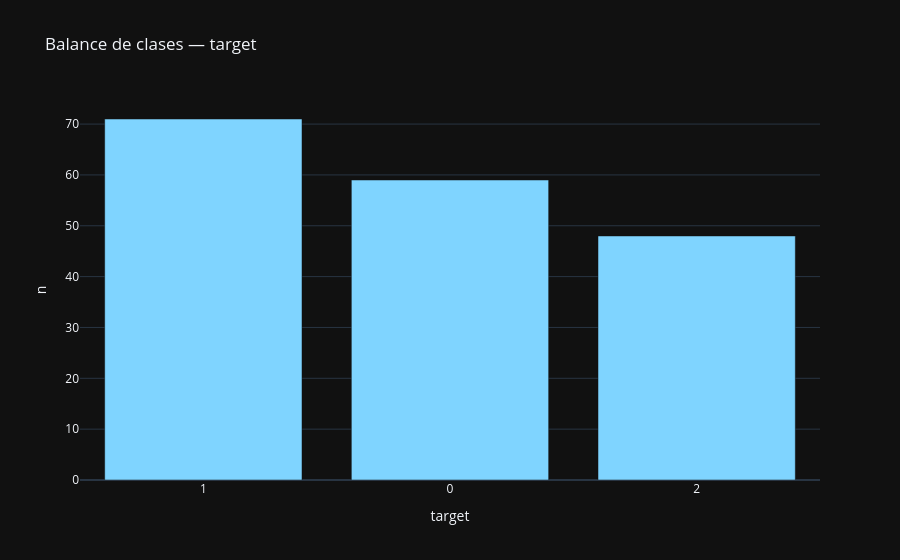

Here is the notebook cell this chart was saved with:
### Code cell
# 2.3 Variable objetivo
TARGET = "target"
if TARGET and TARGET in df.columns:
    if "clasificacion" == 'regresion':
        display(df[TARGET].describe().to_frame())
        px.histogram(df, x=TARGET, nbins=40, title=f'Distribución de {TARGET}').show()
    else:
        vc = df[TARGET].value_counts(dropna=False)
        display(pd.DataFrame({'n': vc, '%': (vc/len(df)*100).round(2)}))
        px.bar(x=vc.index.astype(str), y=vc.values, labels={'x': TARGET, 'y': 'n'},
               title=f'Balance de clases — {TARGET}').show()
        imb = vc.min()/vc.max()
        print(f'Ratio min/max de clases: {imb:.2f}' + ('  ⚠️ desbalanceado' if imb < 0.4 else ''))
else:
    print('Sin target supervisado en esta etapa.')

### Figure 1 — Plotly figure (JSON) as saved in the notebook; plotly's stock layout.template omitted (floating-point values rounded to 4 significant figures)
{"data": [{"hovertemplate": "target=%{x}<br>n=%{y}<extra></extra>", "legendgroup": "", "marker": {"color": "#7fd4ff", "pattern": {"shape": ""}}, "name": "", "orientation": "v", "showlegend": false, "textposition": "auto", "type": "bar", "x": ["1", "0", "2"], "xaxis": "x", "y": [71, 59, 48], "yaxis": "y"}], "layout": {"barmode": "relative", "legend": {"tracegroupgap": 0}, "title": {"text": "Balance de clases — target"}, "xaxis": {"anchor": "y", "domain": [0.0, 1.0], "title": {"text": "target"}}, "yaxis": {"anchor": "x", "domain": [0.0, 1.0], "title": {"text": "n"}}}}
